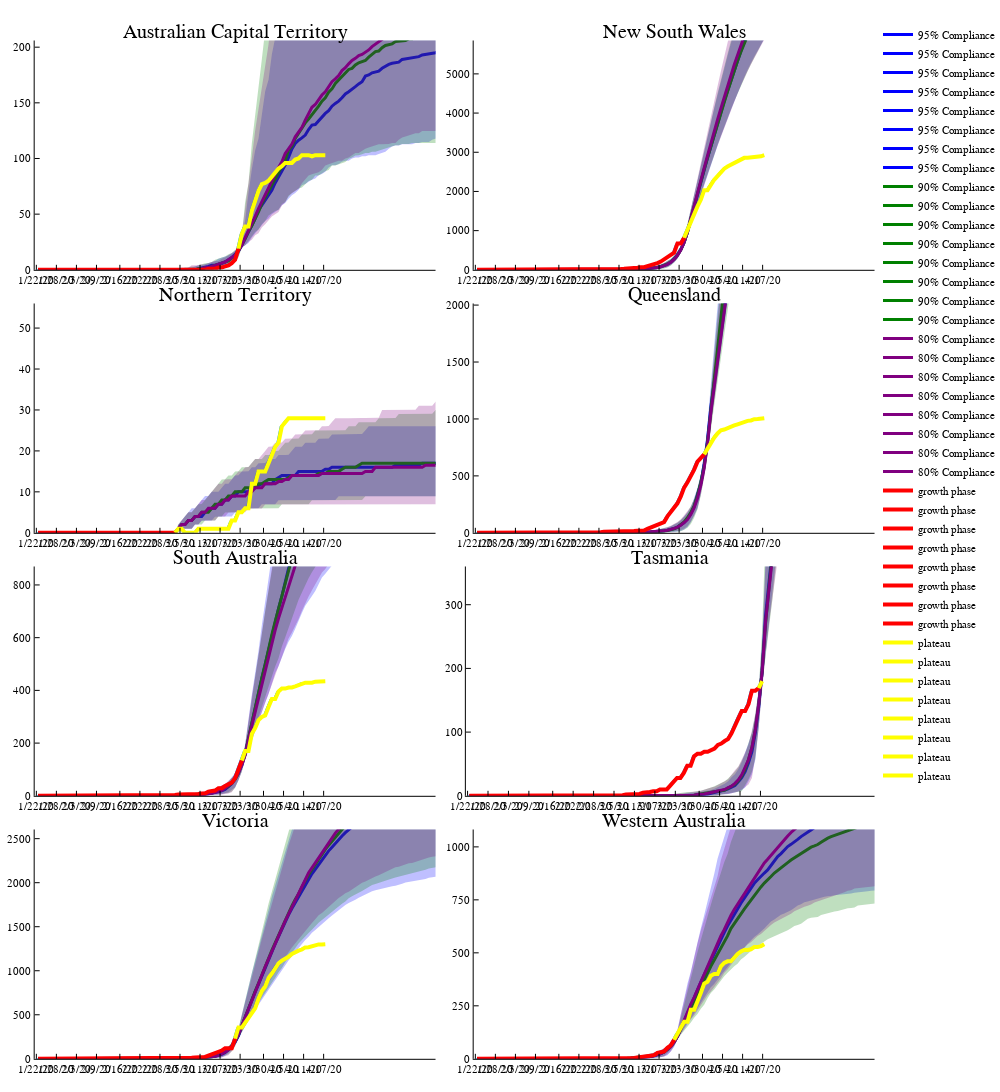

The code cell stored with this chart in its notebook:
### Code cell
plot(plt[1],plt[2],plt[3],plt[4],plt[5],plt[6],plt[7],plt[8],layout=(4,2),size=(1000,1200))
